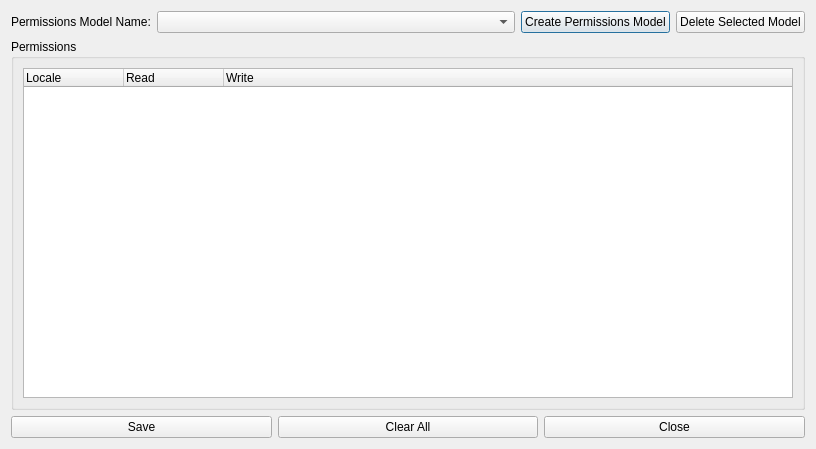
<?xml version="1.0" encoding="UTF-8"?>
<ui version="4.0">
 <class>Dialog</class>
 <widget class="QDialog" name="Dialog">
  <property name="geometry">
   <rect>
    <x>0</x>
    <y>0</y>
    <width>816</width>
    <height>449</height>
   </rect>
  </property>
  <property name="windowTitle">
   <string>User Permissions Editor</string>
  </property>
  <layout class="QGridLayout" name="gridLayout_2">
   <item row="0" column="0">
    <layout class="QHBoxLayout" name="horizontalLayout_2">
     <item>
      <widget class="QLabel" name="label">
       <property name="text">
        <string>Permissions Model Name:</string>
       </property>
      </widget>
     </item>
     <item>
      <widget class="QComboBox" name="jsonCombo">
       <property name="sizePolicy">
        <sizepolicy hsizetype="MinimumExpanding" vsizetype="Fixed">
         <horstretch>0</horstretch>
         <verstretch>0</verstretch>
        </sizepolicy>
       </property>
       <property name="editable">
        <bool>false</bool>
       </property>
       <property name="duplicatesEnabled">
        <bool>false</bool>
       </property>
      </widget>
     </item>
     <item>
      <widget class="QPushButton" name="createButton">
       <property name="text">
        <string>Create Permissions Model</string>
       </property>
      </widget>
     </item>
     <item>
      <widget class="QPushButton" name="deletePushButton">
       <property name="text">
        <string>Delete Selected Model</string>
       </property>
      </widget>
     </item>
    </layout>
   </item>
   <item row="1" column="0">
    <widget class="QGroupBox" name="groupBox_2">
     <property name="title">
      <string>Permissions</string>
     </property>
     <layout class="QGridLayout" name="gridLayout">
      <item row="0" column="0">
       <widget class="QTreeWidget" name="treeWidget">
        <property name="rootIsDecorated">
         <bool>true</bool>
        </property>
        <property name="wordWrap">
         <bool>false</bool>
        </property>
        <property name="headerHidden">
         <bool>false</bool>
        </property>
        <attribute name="headerVisible">
         <bool>true</bool>
        </attribute>
        <attribute name="headerDefaultSectionSize">
         <number>100</number>
        </attribute>
        <column>
         <property name="text">
          <string notr="true">Locale</string>
         </property>
        </column>
        <column>
         <property name="text">
          <string>Read</string>
         </property>
        </column>
        <column>
         <property name="text">
          <string>Write</string>
         </property>
        </column>
       </widget>
      </item>
     </layout>
    </widget>
   </item>
   <item row="2" column="0">
    <layout class="QHBoxLayout" name="horizontalLayout">
     <item>
      <widget class="QPushButton" name="saveButton">
       <property name="text">
        <string>Save</string>
       </property>
      </widget>
     </item>
     <item>
      <widget class="QPushButton" name="clearButton">
       <property name="text">
        <string>Clear All</string>
       </property>
      </widget>
     </item>
     <item>
      <widget class="QPushButton" name="closeButton">
       <property name="text">
        <string>Close</string>
       </property>
      </widget>
     </item>
    </layout>
   </item>
  </layout>
 </widget>
 <resources/>
 <connections/>
</ui>
